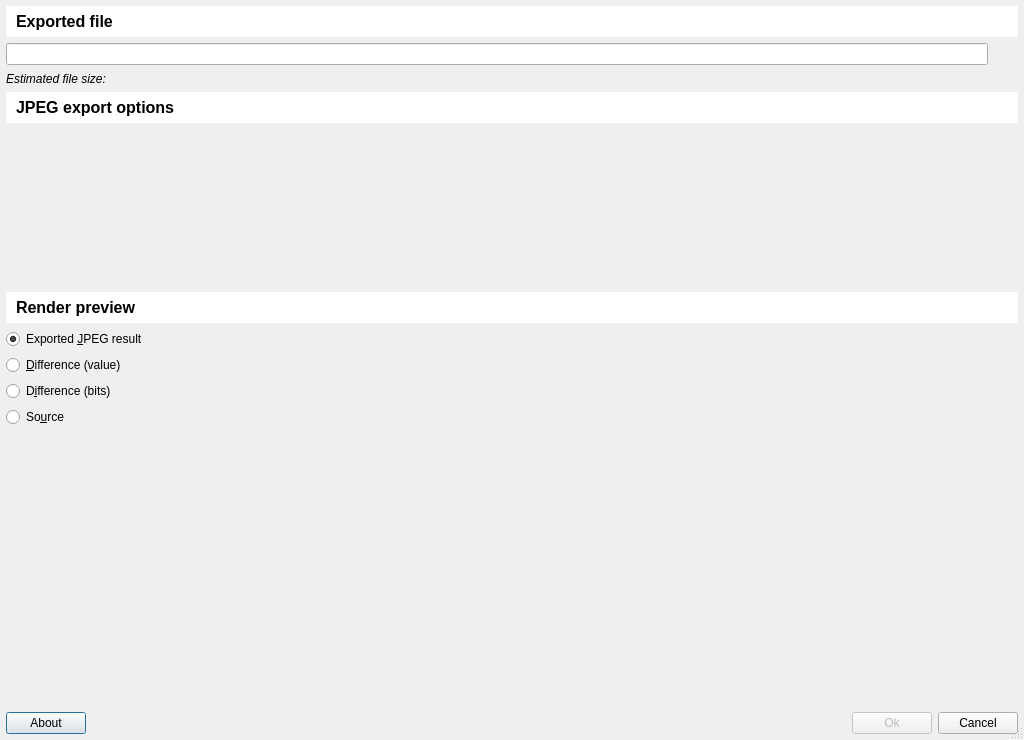
<?xml version="1.0" encoding="UTF-8"?>
<ui version="4.0">
 <class>mainwindow</class>
 <widget class="QDialog" name="mainwindow">
  <property name="geometry">
   <rect>
    <x>0</x>
    <y>0</y>
    <width>1024</width>
    <height>740</height>
   </rect>
  </property>
  <property name="windowTitle">
   <string>JPEG export</string>
  </property>
  <property name="sizeGripEnabled">
   <bool>true</bool>
  </property>
  <property name="modal">
   <bool>false</bool>
  </property>
  <layout class="QVBoxLayout" name="verticalLayout">
   <property name="leftMargin">
    <number>6</number>
   </property>
   <property name="topMargin">
    <number>6</number>
   </property>
   <property name="rightMargin">
    <number>6</number>
   </property>
   <property name="bottomMargin">
    <number>6</number>
   </property>
   <item>
    <widget class="QWidget" name="wForm" native="true">
     <property name="maximumSize">
      <size>
       <width>16777215</width>
       <height>16777215</height>
      </size>
     </property>
     <layout class="QGridLayout" name="gridLayout">
      <property name="leftMargin">
       <number>0</number>
      </property>
      <property name="topMargin">
       <number>0</number>
      </property>
      <property name="rightMargin">
       <number>0</number>
      </property>
      <property name="bottomMargin">
       <number>0</number>
      </property>
      <item row="4" column="0" colspan="2">
       <widget class="WExportOptionsJpeg" name="wJpegOptions" native="true">
        <property name="sizePolicy">
         <sizepolicy hsizetype="Preferred" vsizetype="MinimumExpanding">
          <horstretch>0</horstretch>
          <verstretch>0</verstretch>
         </sizepolicy>
        </property>
        <property name="minimumSize">
         <size>
          <width>0</width>
          <height>10</height>
         </size>
        </property>
        <property name="styleSheet">
         <string notr="true"/>
        </property>
       </widget>
      </item>
      <item row="3" column="0" colspan="2">
       <widget class="QLabel" name="label_3">
        <property name="font">
         <font>
          <pointsize>12</pointsize>
          <weight>75</weight>
          <bold>true</bold>
         </font>
        </property>
        <property name="styleSheet">
         <string notr="true">background-color: palette(light);padding: 6;</string>
        </property>
        <property name="text">
         <string>JPEG export options</string>
        </property>
       </widget>
      </item>
      <item row="1" column="0">
       <widget class="QLineEdit" name="leFileName">
        <property name="readOnly">
         <bool>true</bool>
        </property>
       </widget>
      </item>
      <item row="0" column="0" colspan="2">
       <widget class="QLabel" name="label_2">
        <property name="font">
         <font>
          <pointsize>12</pointsize>
          <weight>75</weight>
          <bold>true</bold>
         </font>
        </property>
        <property name="styleSheet">
         <string notr="true">background-color: palette(light);padding: 6;</string>
        </property>
        <property name="text">
         <string>Exported file</string>
        </property>
        <property name="margin">
         <number>4</number>
        </property>
       </widget>
      </item>
      <item row="1" column="1">
       <widget class="QToolButton" name="tbSaveAs">
        <property name="text">
         <string/>
        </property>
        <property name="icon">
         <iconset resource="../../pktk/resources/svg/dark_icons.qrc">
          <normaloff>:/pktk/images/normal/folder_open</normaloff>
          <disabledoff>:/pktk/images/disabled/folder_open</disabledoff>:/pktk/images/normal/folder_open</iconset>
        </property>
        <property name="autoRaise">
         <bool>true</bool>
        </property>
       </widget>
      </item>
      <item row="2" column="0" colspan="2">
       <widget class="QLabel" name="lblEstSize">
        <property name="font">
         <font>
          <italic>true</italic>
         </font>
        </property>
        <property name="text">
         <string>Estimated file size:</string>
        </property>
       </widget>
      </item>
     </layout>
    </widget>
   </item>
   <item>
    <widget class="QLabel" name="label">
     <property name="font">
      <font>
       <pointsize>12</pointsize>
       <weight>75</weight>
       <bold>true</bold>
      </font>
     </property>
     <property name="styleSheet">
      <string notr="true">background-color: palette(light);padding: 6;</string>
     </property>
     <property name="text">
      <string>Render preview</string>
     </property>
    </widget>
   </item>
   <item>
    <widget class="QRadioButton" name="rbRenderNormal">
     <property name="toolTip">
      <string>&lt;html&gt;&lt;head/&gt;&lt;body&gt;&lt;p&gt;Rendered preview is the final JPEG export.&lt;/p&gt;&lt;p&gt;What you see is what you'll get.&lt;/p&gt;&lt;/body&gt;&lt;/html&gt;</string>
     </property>
     <property name="text">
      <string>Exported &amp;JPEG result</string>
     </property>
     <property name="checked">
      <bool>true</bool>
     </property>
     <attribute name="buttonGroup">
      <string notr="true">buttonGroup</string>
     </attribute>
    </widget>
   </item>
   <item>
    <widget class="QRadioButton" name="rbRenderDifference">
     <property name="toolTip">
      <string>&lt;html&gt;&lt;head/&gt;&lt;body&gt;&lt;p&gt;Rendered preview is the difference between final JPEG export and original source.&lt;/p&gt;&lt;p&gt;What you see is difference between highest/lowest values from original source and final JPEG export:&lt;/p&gt;&lt;p&gt;- Darker pixels means low difference&lt;/p&gt;&lt;p&gt;- Lighter pixels means high difference&lt;/p&gt;&lt;p&gt;&lt;br/&gt;&lt;/p&gt;&lt;/body&gt;&lt;/html&gt;</string>
     </property>
     <property name="text">
      <string>&amp;Difference (value)</string>
     </property>
     <attribute name="buttonGroup">
      <string notr="true">buttonGroup</string>
     </attribute>
    </widget>
   </item>
   <item>
    <widget class="QRadioButton" name="rbRenderXOR">
     <property name="toolTip">
      <string>&lt;html&gt;&lt;head/&gt;&lt;body&gt;&lt;p&gt;Rendered preview is the difference between final JPEG export and original source.&lt;/p&gt;&lt;p&gt;What you see is difference at bit level from original source and final JPEG export:&lt;/p&gt;&lt;p&gt;- Darker pixels means low difference&lt;/p&gt;&lt;p&gt;- Lighter pixels means high difference&lt;/p&gt;&lt;p&gt;&lt;br/&gt;&lt;/p&gt;&lt;/body&gt;&lt;/html&gt;</string>
     </property>
     <property name="text">
      <string>D&amp;ifference (bits)</string>
     </property>
     <attribute name="buttonGroup">
      <string notr="true">buttonGroup</string>
     </attribute>
    </widget>
   </item>
   <item>
    <widget class="QRadioButton" name="rbRenderSrc">
     <property name="toolTip">
      <string>&lt;html&gt;&lt;head/&gt;&lt;body&gt;&lt;p&gt;Rendered preview is the original source document.&lt;/p&gt;&lt;/body&gt;&lt;/html&gt;</string>
     </property>
     <property name="text">
      <string>So&amp;urce</string>
     </property>
     <attribute name="buttonGroup">
      <string notr="true">buttonGroup</string>
     </attribute>
    </widget>
   </item>
   <item>
    <spacer name="verticalSpacer">
     <property name="orientation">
      <enum>Qt::Vertical</enum>
     </property>
     <property name="sizeHint" stdset="0">
      <size>
       <width>20</width>
       <height>40</height>
      </size>
     </property>
    </spacer>
   </item>
   <item>
    <widget class="QWidget" name="widget_2" native="true">
     <property name="sizePolicy">
      <sizepolicy hsizetype="Preferred" vsizetype="Maximum">
       <horstretch>0</horstretch>
       <verstretch>0</verstretch>
      </sizepolicy>
     </property>
     <layout class="QHBoxLayout" name="horizontalLayout">
      <property name="leftMargin">
       <number>0</number>
      </property>
      <property name="topMargin">
       <number>0</number>
      </property>
      <property name="rightMargin">
       <number>0</number>
      </property>
      <property name="bottomMargin">
       <number>0</number>
      </property>
      <item>
       <widget class="QPushButton" name="pbAbout">
        <property name="text">
         <string>About</string>
        </property>
        <property name="icon">
         <iconset theme="help-about">
          <normaloff>../../../../../../../../../../../../.designer/backup</normaloff>../../../../../../../../../../../../.designer/backup</iconset>
        </property>
       </widget>
      </item>
      <item>
       <spacer name="horizontalSpacer">
        <property name="orientation">
         <enum>Qt::Horizontal</enum>
        </property>
        <property name="sizeHint" stdset="0">
         <size>
          <width>40</width>
          <height>20</height>
         </size>
        </property>
       </spacer>
      </item>
      <item>
       <widget class="QPushButton" name="pbOk">
        <property name="enabled">
         <bool>false</bool>
        </property>
        <property name="text">
         <string>Ok</string>
        </property>
        <property name="icon">
         <iconset theme="dialog-ok">
          <normaloff>../../../../../../../../../../../../.designer/backup</normaloff>../../../../../../../../../../../../.designer/backup</iconset>
        </property>
       </widget>
      </item>
      <item>
       <widget class="QPushButton" name="pbCancel">
        <property name="toolTip">
         <string>Close &lt;i&gt;Composition Helper&lt;/i&gt; window</string>
        </property>
        <property name="text">
         <string>Cancel</string>
        </property>
        <property name="icon">
         <iconset theme="dialog-cancel">
          <normaloff>../../../../../../../../../../../../.designer/backup</normaloff>../../../../../../../../../../../../.designer/backup</iconset>
        </property>
       </widget>
      </item>
     </layout>
    </widget>
   </item>
  </layout>
 </widget>
 <customwidgets>
  <customwidget>
   <class>WExportOptionsJpeg</class>
   <extends>QWidget</extends>
   <header>jpegexport.pktk.widgets.wexportoptions</header>
   <container>1</container>
  </customwidget>
 </customwidgets>
 <resources>
  <include location="../../pktk/resources/svg/dark_icons.qrc"/>
 </resources>
 <connections/>
 <buttongroups>
  <buttongroup name="buttonGroup"/>
 </buttongroups>
</ui>
